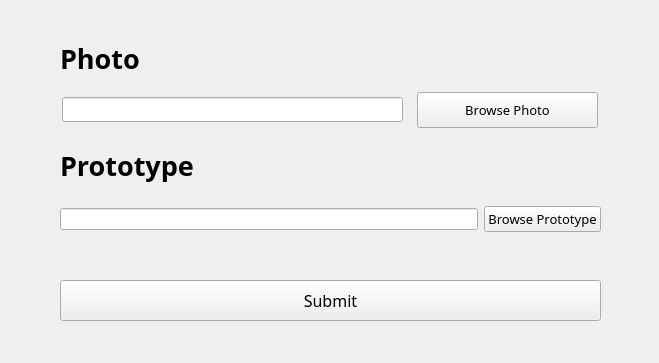
<?xml version="1.0" encoding="UTF-8"?>
<ui version="4.0">
 <class>Form</class>
 <widget class="QWidget" name="Form">
  <property name="geometry">
   <rect>
    <x>0</x>
    <y>0</y>
    <width>659</width>
    <height>363</height>
   </rect>
  </property>
  <property name="windowTitle">
   <string>Template Matching</string>
  </property>
  <property name="windowIcon">
   <iconset>
    <normaloff>OneDrive/Υπολογιστής/compare-match-icon.webp</normaloff>OneDrive/Υπολογιστής/compare-match-icon.webp</iconset>
  </property>
  <widget class="QLineEdit" name="lineEdit">
   <property name="geometry">
    <rect>
     <x>62</x>
     <y>97</y>
     <width>341</width>
     <height>25</height>
    </rect>
   </property>
  </widget>
  <widget class="QPushButton" name="pushButton">
   <property name="geometry">
    <rect>
     <x>417</x>
     <y>92</y>
     <width>181</width>
     <height>36</height>
    </rect>
   </property>
   <property name="font">
    <font>
     <family>Neue Haas Grotesk Text Pro Medi</family>
     <pointsize>10</pointsize>
    </font>
   </property>
   <property name="text">
    <string>Browse Photo</string>
   </property>
  </widget>
  <widget class="QLabel" name="label">
   <property name="geometry">
    <rect>
     <x>60</x>
     <y>38</y>
     <width>281</width>
     <height>41</height>
    </rect>
   </property>
   <property name="font">
    <font>
     <family>Century Gothic</family>
     <pointsize>20</pointsize>
     <weight>75</weight>
     <bold>true</bold>
    </font>
   </property>
   <property name="text">
    <string>Photo</string>
   </property>
  </widget>
  <widget class="QLabel" name="label_2">
   <property name="geometry">
    <rect>
     <x>60</x>
     <y>140</y>
     <width>371</width>
     <height>51</height>
    </rect>
   </property>
   <property name="font">
    <font>
     <family>Century Gothic</family>
     <pointsize>20</pointsize>
     <weight>75</weight>
     <bold>true</bold>
    </font>
   </property>
   <property name="text">
    <string>Prototype</string>
   </property>
  </widget>
  <widget class="QPushButton" name="pushButton_3">
   <property name="geometry">
    <rect>
     <x>60</x>
     <y>280</y>
     <width>541</width>
     <height>41</height>
    </rect>
   </property>
   <property name="font">
    <font>
     <family>Neue Haas Grotesk Text Pro Medi</family>
     <pointsize>12</pointsize>
     <weight>50</weight>
     <bold>false</bold>
    </font>
   </property>
   <property name="text">
    <string>Submit</string>
   </property>
  </widget>
  <widget class="QWidget" name="layoutWidget">
   <property name="geometry">
    <rect>
     <x>60</x>
     <y>200</y>
     <width>541</width>
     <height>38</height>
    </rect>
   </property>
   <layout class="QHBoxLayout" name="horizontalLayout_2">
    <item>
     <widget class="QLineEdit" name="lineEdit_2"/>
    </item>
    <item>
     <widget class="QPushButton" name="pushButton_2">
      <property name="font">
       <font>
        <family>Neue Haas Grotesk Text Pro Medi</family>
        <pointsize>10</pointsize>
       </font>
      </property>
      <property name="text">
       <string>Browse Prototype</string>
      </property>
     </widget>
    </item>
   </layout>
  </widget>
 </widget>
 <resources/>
 <connections/>
</ui>
